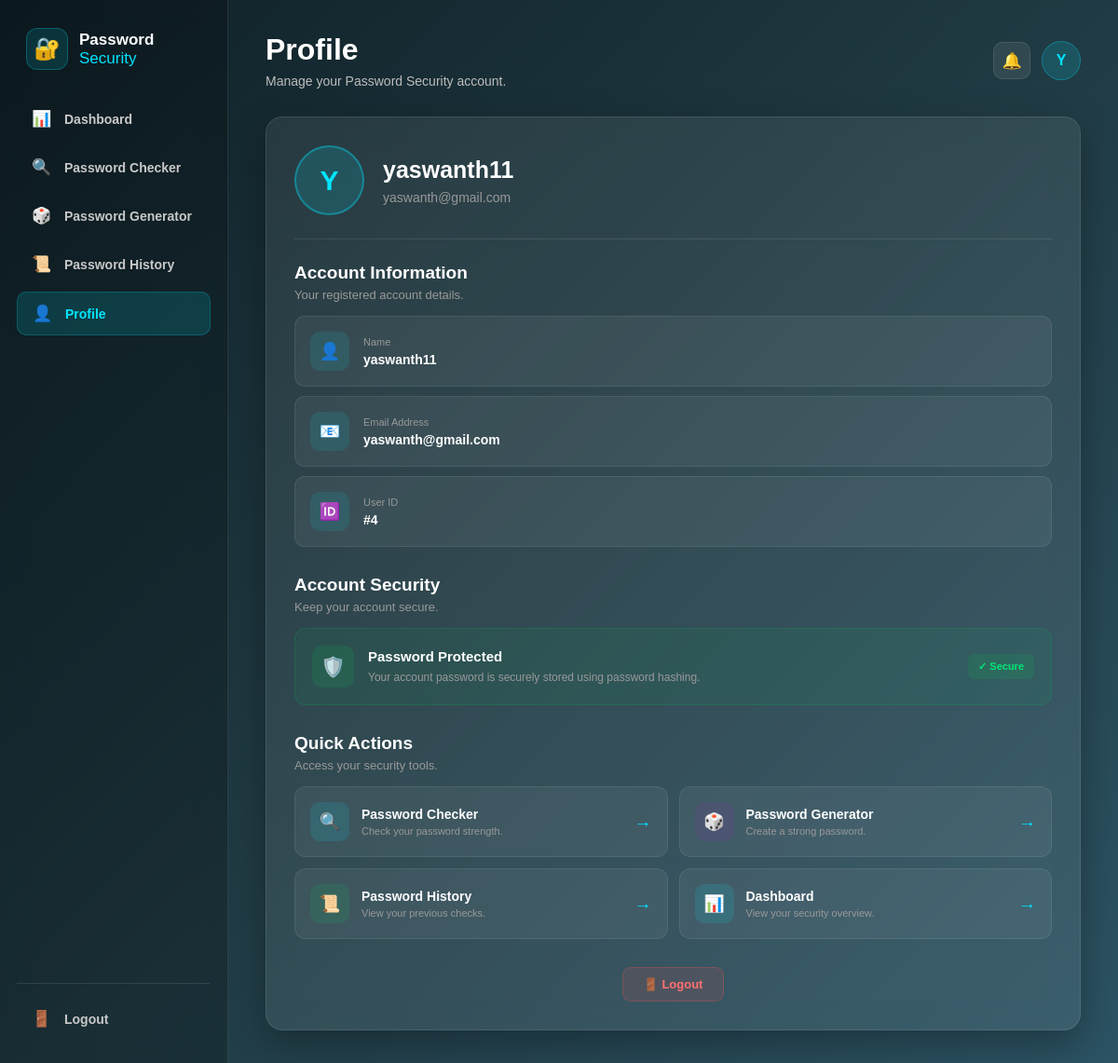
Page /profile (signed in) on the committed database.
### tables this page shows
CREATE TABLE users (
            id INTEGER PRIMARY KEY AUTOINCREMENT,
            name TEXT NOT NULL,
            email TEXT UNIQUE NOT NULL,
            password TEXT NOT NULL
        );

### app.py (the view)
@app.route("/profile")
def profile():
    if "user_id" not in session:
        return redirect(url_for("login"))
    user = get_user_by_email(session["user_email"])
    if user is None:
        session.clear()
        return redirect(url_for("login"))
    return render_template(
        "profile.html",
        user=user
    )

### database.py (called while the page is built)
def get_db():
    connection = sqlite3.connect(DATABASE)
    connection.row_factory = sqlite3.Row
    return connection

def get_user_by_email(email):
    connection = get_db()
    cursor = connection.cursor()
    cursor.execute(
        """
        SELECT *
        FROM users
        WHERE email = ?
        """,
        (email,)
    )
    user = cursor.fetchone()
    connection.close()
    return user

### templates/profile.html (shortened to what this page needs)
<!DOCTYPE html>
<html lang="en">
<head>
<link
    rel="stylesheet"
    href="{{ url_for('static', filename='css/profile.css') }}"
>
</head>
<body>
<aside class="sidebar">
<div class="logo">
    <div class="logo-icon">
        🔐
    </div>
    <div class="logo-text">
        <strong>Password</strong>
        <span>Security</span>
    </div>
</div>
<nav class="sidebar-nav">
    <a href="/dashboard" class="nav-item">
        <span>📊</span>
        Dashboard
    </a>
    <a href="/" class="nav-item">
        <span>🔍</span>
        Password Checker
    </a>
    <a href="/generator" class="nav-item">
        <span>🎲</span>
        Password Generator
    </a>
    <a href="/history" class="nav-item">
        <span>📜</span>
        Password History
    </a>
    <a href="/profile" class="nav-item active">
        <span>👤</span>
        Profile
    </a>
</nav>
<div class="sidebar-bottom">
    <a
        href="{{ url_for('logout') }}"
        class="nav-item"
    >
        <span>🚪</span>
        Logout
    </a>
</div>
</aside>
<main class="main-content">
<header class="top-header">
    <div>
        <h1>Profile</h1>
        <p>
            Manage your Password Security account.
        </p>
    </div>
    <div class="user-area">
        <div class="notification">
            🔔
        </div>
        <div class="user-avatar">
            {{ user["name"][0].upper() }}
        </div>
    </div>
</header>
<section class="profile-container">
    <div class="profile-header">
        <div class="profile-avatar">
            {{ user["name"][0].upper() }}
        </div>
        <div>
            <h2>
                {{ user["name"] }}
            </h2>
            <p>
                {{ user["email"] }}
            </p>
        </div>
    </div>
    <div class="section-heading">
        <div>
            <h2>Account Information</h2>
            <p>
                Your registered account details.
            </p>
        </div>
    </div>
    <div class="profile-info">
        <div class="info-row">
            <div class="info-icon">
                👤
            </div>
            <div class="info-content">
                <span>Name</span>
                <strong>
                    {{ user["name"] }}
                </strong>
            </div>
        </div>
        <div class="info-row">
            <div class="info-icon">
                📧
            </div>
            <div class="info-content">
                <span>Email Address</span>
                <strong>
                    {{ user["email"] }}
                </strong>
            </div>
        </div>
        <div class="info-row">
            <div class="info-icon">
                🆔
            </div>
            <div class="info-content">
                <span>User ID</span>
                <strong>
                    #{{ user["id"] }}
                </strong>
            </div>
        </div>
    </div>
    <div class="section-heading security-heading">
        <div>
            <h2>Account Security</h2>
            <p>
                Keep your account secure.
            </p>
        </div>
    </div>
    <div class="security-card">
        <div class="security-icon">
            🛡️
        </div>
        <div class="security-content">
            <h3>
                Password Protected
            </h3>
            <p>
                Your account password is securely
                stored using password hashing.
            </p>
        </div>
        <div class="security-status">
            ✓ Secure
        </div>
    </div>
    <div class="section-heading actions-heading">
        <div>
            <h2>Quick Actions</h2>
            <p>
                Access your security tools.
            </p>
        </div>
    </div>
    <div class="actions-grid">
        <a
            href="/"
            class="action-card"
        >
            <div class="action-icon blue">
                🔍
            </div>
            <div>
                <h3>
                    Password Checker
                </h3>
                <p>
                    Check your password strength.
                </p>
            </div>
            <span class="arrow">
                →
            </span>
        </a>
        <a
            href="/generator"
            class="action-card"
        >
            <div class="action-icon purple">
                🎲
            </div>
            <div>
                <h3>
                    Password Generator
                </h3>
                <p>
                    Create a strong password.
                </p>
            </div>
            <span class="arrow">
                →
            </span>
        </a>
        <a
            href="/history"
            class="action-card"
        >
            <div class="action-icon green">
                📜
            </div>
            <div>
                <h3>
                    Password History
                </h3>
                <p>
                    View your previous checks.
                </p>
            </div>
            <span class="arrow">
                →
            </span>
        </a>
        <a
            href="/dashboard"
            class="action-card"
        >
            <div class="action-icon cyan">
                📊
            </div>
            <div>
                <h3>
                    Dashboard
                </h3>
                <p>
                    View your security overview.
                </p>
            </div>
            <span class="arrow">
                →
            </span>
        </a>
    </div>
    <div class="logout-section">
        <a
            href="{{ url_for('logout') }}"
            class="logout-button"
        >
            🚪 Logout
        </a>
    </div>
</section>
</main>
</body>
</html>

### rows in the picture
users: name "Y", name "yaswanth11", email "yaswanth@gmail.com", id "4"
